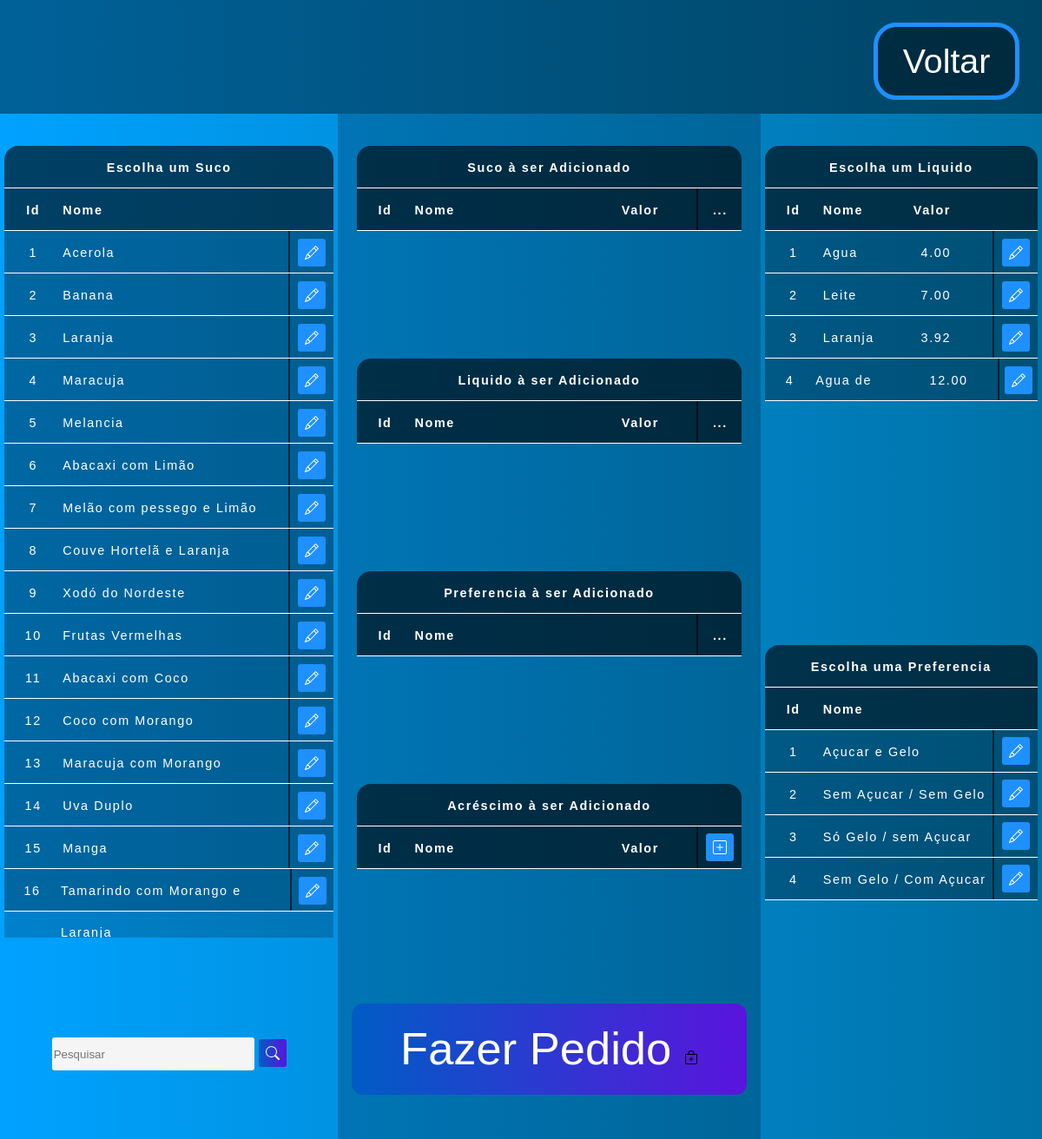
/Public/Pedir.php, run on the app's committed database.
### tables this page shows
CREATE TABLE `select_sucos` (
  `id` int(11) NOT NULL,
  `nome` varchar(100) NOT NULL,
  `fruta_1` varchar(45) NOT NULL,
  `peso_1` varchar(45) NOT NULL,
  `fruta_2` varchar(45) NOT NULL,
  `peso_2` varchar(45) NOT NULL,
  `fruta_3` varchar(45) NOT NULL,
  `peso_3` varchar(45) NOT NULL,
  `fruta_4` varchar(45) NOT NULL,
  `peso_4` varchar(45) NOT NULL,
  `fruta_5` varchar(45) NOT NULL,
  `peso_5` varchar(45) NOT NULL,
  `liquido_id_fk` varchar(45) NOT NULL,
  `liquido_peso` varchar(45) NOT NULL,
  PRIMARY KEY (`id`)
);

CREATE TABLE `select_liquidos` (
  `id` int(11) NOT NULL,
  `id_fk` varchar(45) NOT NULL,
  PRIMARY KEY (`id`)
);

CREATE TABLE `select_frutas` (
  `id` int(11) NOT NULL,
  `nome` varchar(45) NOT NULL,
  `valor` varchar(45) NOT NULL,
  `estoque` decimal(6,3) NOT NULL,
  PRIMARY KEY (`id`)
);

CREATE TABLE `select_preferencias` (
  `id` int(11) NOT NULL,
  `nome` varchar(45) NOT NULL,
  PRIMARY KEY (`id`)
);

### Public/Templates/Table_Select_Sucos.php (the view, shortened to what this page needs)
<?php
    include_once('../config.php');
    if(!empty($_GET['search']))
    {
        $data = $_GET['search'];
        $sql = "SELECT * FROM select_sucos WHERE id LIKE '%$data%' or nome LIKE '%$data%' ORDER BY id ";
    }
    else
    {
        $sql = "SELECT * FROM select_sucos";
    }
    $result = $conexao->query($sql);
    $table_Select = 'select_sucos';
    $table_Insert = 'pre_suco';
?>
<div class="col_100vh">
<div class="container_col">
    <div class="col_2rem"></div>
    <table id="table_select_sucos">
        <thead>
            <tr>
                <th class="title_table" >Escolha um Suco</th>
            </tr>
            <tr>
                <th class="id"      >Id</th>
                <th class="nome"    >Nome</th>
                <th class="preenche_tam"    ></th>
            </tr>
        </thead>
        <tbody>
            <?php
                while($user_data = mysqli_fetch_assoc($result)) {
                    echo    "<tr>";
                    echo    "<td class='id'>".$user_data['id']."</td>";
                    echo    "<td class='nome'>".$user_data['nome']."</td>";
                    echo    "<td class='preenche'></td>";
                    echo    "<td class='botao'>
                                <a href='tools/Tools_Add_Suco.php?table_Select=$table_Select&id_Select=$user_data[id]&table_Insert=$table_Insert' title='Marcar' id='btn-primary'>
                                    <svg xmlns='http://www.w3.org/2000/svg' width='16' height='16' fill='currentColor' class='bi bi-pencil' viewBox='0 0 16 16'>
                                        <path d='M12.146.146a.5.5 0 0 1 .708 0l3 3a.5.5 0 0 1 0 .708l-10 10a.5.5 0 0 1-.168.11l-5 2a.5.5 0 0 1-.65-.65l2-5a.5.5 0 0 1 .11-.168l10-10zM11.207 2.5 13.5 4.793 14.793 3.5 12.5 1.207 11.207 2.5zm1.586 3L10.5 3.207 4 9.707V10h.5a.5.5 0 0 1 .5.5v.5h.5a.5.5 0 0 1 .5.5v.5h.293l6.5-6.5zm-9.761 5.175-.106.106-1.528 3.821 3.821-1.528.106-.106A.5.5 0 0 1 5 12.5V12h-.5a.5.5 0 0 1-.5-.5V11h-.5a.5.5 0 0 1-.468-.325z'/>
                                    </svg>
                                </a>
                            </td>";
                    echo    "</tr>";
                }
            ?>
        </tbody>
    </table>
    <div class="spc"></div>
    <div class="box-search">
        <input type="search" class="form-control w-25" placeholder="Pesquisar" id="pesquisar">
            <a onclick="searchData()" id="btn-pesquisar" >
            </a>
    </div>
    </div>
</div>

### Public/Templates/Tela.php (shortened to what this page needs)
<!DOCTYPE html>
<html lang="en">
<head>
    <link rel="stylesheet" href="Static_1/css/Tela.css"/>
    <link rel="stylesheet" href="Static_1/css/Table.css"/>
    <link rel="stylesheet" href="Static_1/css/Container.css" />
</body>
</html>

### Public/Pedir.php (shortened to what this page needs)
<?php include 'Templates/Tela.php' ?>
<div class="container_row">
<div class="aba">
        <a href="Pagar.php"  class="bt_voltar" id="bt_voltar">Voltar</a>
    </div>
    <div class="row_1">
        <div class="container_col">
            <?php include 'Templates/Table_Select_Sucos.php' ?>
        </div>
    </div>
        <div class="row_2">
            <div class="container_col">
            <div class="col_2rem"></div>
                    <div class="col_10rem"><?php include 'Templates/Table_Pre_Suco.php' ?></div>
                    <div class="spc_col"></div>
                    <div class="col_10rem"><?php include 'Templates/Table_Pre_Liquido.php' ?></div>
                    <div class="spc_col"></div>
                    <div class="col_10rem"><?php include 'Templates/Table_Pre_Preferencia.php' ?></div>
                    <div class="spc_col"></div>
                    <div class="col_10rem"><?php include 'Templates/Table_Pre_Acrescimo.php' ?></div>
                    <div class="spc_col"></div>
                    <div class="col_2rem">
                        <a href='Tools/Tools_Add_pagar.php' title='Adicionar' id='bt_fazer_pedido'>Fazer Pedido
                        </a>
                    </div>
                    <div class="col_4rem"></div>
            </div>
        </div>
        <div class="row_3">
            <div class="container_col">
                <div class="col_2rem"></div>
                <div class="col_20rem"><?php include 'Templates/Table_Select_Liquidos.php' ?></div>
                <div class="spc_col"></div>
                <div class="col_20rem"><?php include 'Templates/Table_Select_Preferencias.php' ?></div>
                <div class="spc_col"></div>
            </div>
        </div>
</div>

### Public/Templates/Table_Pre_Suco.php (shortened to what this page needs)
<table class="table" id="table_view_suco">
    <thead>
        <tr>
            <th class="title_table" >Suco à ser Adicionado</th>
        </tr>
        <tr>
            <th class="id">Id</th>
            <th class="nome">Nome</th>
            <th class="valor">Valor</th>
            <th class="preenche"   >   </th>
            <th class="botao"   >...</th>
        </tr>
    </thead>
</table>

### Public/Templates/Table_Pre_Liquido.php (shortened to what this page needs)
<table class="table" id="table_view_acrescimo">
    <thead>
        <tr>
            <th class="title_table" >Liquido à ser Adicionado</th>
        </tr>
        <tr>
            <th class="id">Id</th>
            <th class="nome">Nome</th>
            <th class="valor">Valor</th>
            <th class="preenche"></th>
            <th class="botao">...</th>
        </tr>
    </thead>
</table>

### Public/Templates/Table_Pre_Preferencia.php (shortened to what this page needs)
<table class="table" id="table_view_preferencia">
    <thead>
        <tr>
            <th class="title_table" >Preferencia à ser Adicionado</th>
        </tr>
        <tr>
            <th class="id">Id</th>
            <th class="nome">Nome</th>
            <th class="preenche"></th>
            <th class="botao">...</th>
        </tr>
    </thead>
</table>

### Public/Templates/Table_Pre_Acrescimo.php (shortened to what this page needs)
<table class="table" id="table_view_acrescimo">
    <thead>
        <tr>
            <th class="title_table" >Acréscimo à ser Adicionado</th>
        </tr>
        <tr>
            <th class="id">Id</th>
            <th class="nome">Nome</th>
            <th class="valor">Valor</th>
            <th class="preenche"></th>
            <th class="botao">
                <a href='Pedir_Select_Acrescimos.php' title='Adicionar' id='btn-primary'>
                </a>
            </th>
        </tr>
    </thead>
</table>

### Public/Templates/Table_Select_Liquidos.php
<?php
    include_once('../config.php');
    $sql = "SELECT * FROM Select_liquidos ";
    $result = $conexao->query($sql);
    $table_Select = 'Select_liquidos';
    $table_Insert = 'pre_liquido';
?>
<table class="table" id="table_select_liquidos">
    <thead>
        <tr>
            <th class="title_table" >Escolha um Liquido</th>
        </tr>
        <tr>
            <th class="id"          >Id     </th>
            <th class="nome"        >Nome   </th>
            <th class="valor"       >Valor   </th>
            <th class="preenche_tam" ></th>
        </tr>
    </thead>
    <tbody>
        <?php
            while($user_data = mysqli_fetch_assoc($result)) {
                    echo "<tr>";
                    echo "<td class='id'>".$user_data['id']."</td>";
                    $id_fk = $user_data['id_fk'];
                    include_once('../config.php');
                    $sql_Select_2 = "SELECT * FROM Select_frutas WHERE id='$id_fk' " ;
                    $result_Select_2 = $conexao->query($sql_Select_2);
                    if($result_Select_2->num_rows > 0)
                        {
                            while($user_data_2 = mysqli_fetch_assoc($result_Select_2))
                            {
                                $fruta_nome = $user_data_2['nome'];
                                $fruta_valor = $user_data_2['valor'];
                            }
                        }
                    echo "<td class='nome'>".$fruta_nome."</td>";
                    echo "<td class='valor'>".$fruta_valor."</td>";
                    echo    "<td class='preenche'></td>";
                    echo "<td class='botao'>
                    <a href='tools/Tools_Add_Liquido.php?table_Select=$table_Select&id_Select=$user_data[id]&table_Insert=$table_Insert' title='Marcar' id='btn-primary'>
                        <svg xmlns='http://www.w3.org/2000/svg' width='16' height='16' fill='currentColor' class='bi bi-pencil' viewBox='0 0 16 16'>
                            <path d='M12.146.146a.5.5 0 0 1 .708 0l3 3a.5.5 0 0 1 0 .708l-10 10a.5.5 0 0 1-.168.11l-5 2a.5.5 0 0 1-.65-.65l2-5a.5.5 0 0 1 .11-.168l10-10zM11.207 2.5 13.5 4.793 14.793 3.5 12.5 1.207 11.207 2.5zm1.586 3L10.5 3.207 4 9.707V10h.5a.5.5 0 0 1 .5.5v.5h.5a.5.5 0 0 1 .5.5v.5h.293l6.5-6.5zm-9.761 5.175-.106.106-1.528 3.821 3.821-1.528.106-.106A.5.5 0 0 1 5 12.5V12h-.5a.5.5 0 0 1-.5-.5V11h-.5a.5.5 0 0 1-.468-.325z'/>
                        </svg>
                        </a>
                        </td>";
                    echo "</tr>";
            }
            ?>
    </tbody>
</table>

### Public/Templates/Table_Select_Preferencias.php
<?php
    include_once('../config.php');
    $sql = "SELECT * FROM Select_preferencias ";
    $result = $conexao->query($sql);
    $table_Select = 'Select_preferencias';
    $table_Insert = 'pre_preferencia';
?>
<table class="table" id="table_select_preferencias">
    <thead>
        <tr>
            <th class="title_table" >Escolha uma Preferencia</th>
        </tr>
        <tr>
            <th class="id"      >Id         </th>
            <th class="nome"   >Nome      </th>
            <th class="preenche_tam"   >   </th>
        </tr>
    </thead>
    <tbody>
        <?php
            while($user_data = mysqli_fetch_assoc($result)) {
                    echo "<tr>";
                    echo "<td class='id'>".$user_data['id']."</td>";
                    echo "<td class='nome'>".$user_data['nome']."</td>";
                    echo    "<td class='preenche'></td>";
                    echo "<td class='botao'>
                    <a href='tools/Tools_Add_Preferencia.php?table_Select=$table_Select&id_Select=$user_data[id]&table_Insert=$table_Insert' title='Marcar' id='btn-primary'>
                        <svg xmlns='http://www.w3.org/2000/svg' width='16' height='16' fill='currentColor' class='bi bi-pencil' viewBox='0 0 16 16'>
                            <path d='M12.146.146a.5.5 0 0 1 .708 0l3 3a.5.5 0 0 1 0 .708l-10 10a.5.5 0 0 1-.168.11l-5 2a.5.5 0 0 1-.65-.65l2-5a.5.5 0 0 1 .11-.168l10-10zM11.207 2.5 13.5 4.793 14.793 3.5 12.5 1.207 11.207 2.5zm1.586 3L10.5 3.207 4 9.707V10h.5a.5.5 0 0 1 .5.5v.5h.5a.5.5 0 0 1 .5.5v.5h.293l6.5-6.5zm-9.761 5.175-.106.106-1.528 3.821 3.821-1.528.106-.106A.5.5 0 0 1 5 12.5V12h-.5a.5.5 0 0 1-.5-.5V11h-.5a.5.5 0 0 1-.468-.325z'/>
                        </svg>
                        </a>
                        </td>";
                    echo "</tr>";
            }
            ?>
    </tbody>
</table>

### Public/Static_1/css/Tela.css (style rules this page uses)
html { width: 100vw; height: 100vh; }
a { text-decoration: none; }
#btn-primary, #btn-danger, #btn-pesquisar { display:inline-block; color:white; background-color: dodgerblue; cursor: pointer; width: 2rem; height: 2rem; line-height: 2.4rem; border-radius: 0.2rem; text-align: center; position: relative; top: 0.15em; }
#btn-pesquisar { background-image: linear-gradient(to right,rgb(0, 92, 197), rgb(90, 20, 220)); }
.aba { background-color: rgba(0, 0, 0, 0.4); position: absolute; top: 0rem; left: 0rem; width: 100vw; height: 10vh; text-align: center; color: white; }
#bt_entrar, #bt_logar, #bt_pedir, #bt_voltar { background-color: rgba(0, 0, 0, 0.4); border: 0.4vh solid dodgerblue; border-radius: 2vh; display: block; width: 12vh; height: 6vh; line-height: 6vh; text-align: center; font-size: 3vh; color: white; text-decoration: none; }
.bt_voltar { position: absolute; top:2vh; right:2vh; }
#bt_fazer_pedido { background-image: linear-gradient(to right,rgb(0, 92, 197), rgb(90, 20, 220)); display: block; width: 100%; height: 8vh; line-height: 8vh; border: none; color: white; font-size: 4vh; cursor: pointer; border-radius: 1vh; text-align: center; text-decoration: none; position: relative; top:1vh; }
.box-search { width: 100%; text-align: center; }
.form-control { background-color: whitesmoke; border-radius: 0.2rem; border: none; width: 60%; height: 2.4rem; }

### Public/Static_1/css/Table.css (style rules this page uses)
.title_table { width: 100%; }
table { border-radius: 1rem 1rem 0 0; padding: 0.2rem; letter-spacing: 0.1rem; font-size: 0.9rem; color:white; text-align: center; width: 100%; }
thead { background: rgba(0, 0, 0, 0.6); display: inline-block; width: 100%; border-radius: 1rem 1rem 0 0; }
tbody { display: inline-block; width: 100%; overflow:auto; max-height: 68vh; }
tr { display: flex; flex-flow: row; width: 100%; height: 3rem; line-height:3rem; font-family: Arial, Helvetica, sans-serif; border-bottom:0.12rem solid white; float:left; }
tbody tr { background: rgba(0, 0, 0, 0.3); }
tr .id { flex-grow: 0; flex-basis: 4rem; }
tr .nome { text-align: left; flex-grow: 1; flex-basis: auto; }
tr .valor { flex-grow: 0; flex-basis: 8rem; }
tr .preenche { background: rgba(0, 0, 0, 0.6); }
tr .preenche_tam { flex-grow: 0; flex-basis: 3.4rem; }
tr .botao { flex-grow: 0; flex-basis: 3rem; }
#table_select_sucos tbody tr { background: rgba(0, 0, 0, 0.2); }
#table_select_sucos tbody, #table_select_liquidos tbody, #table_select_preferencias tbody, #table_select_acrescimos tbody { max-height: 62vh; }
#table_select_sucos tbody { height: 62vh; background: rgba(0, 0, 0, 0.2); }

### Public/Static_1/css/Container.css (style rules this page uses)
.container_row { display: flex; flex-flow: row; width: 100%; height: 90vh; float:left; padding: 0; margin-top: 10vh; }
.container_row .spc { flex-grow: 1; flex-basis: auto; }
.container_row .row_1 { flex-grow: 0; flex-basis: 30rem; }
.container_row .row_2 { background: rgba(0, 0, 0, 0.2); padding: 0rem 1rem 0rem 1rem; flex-grow: 0; flex-basis: 35rem; }
.container_row .row_3 { flex-grow: 0; flex-basis: 25rem; }
.container_col { display: flex; flex-flow: column; width: 100%; height: 100%; float:left; }
.container_col .spc_col { flex-grow: 1; flex-basis: auto; }
.container_col .col_2rem { flex-grow: 0; flex-basis: 2rem; }
.container_col .col_4rem { flex-grow: 0; flex-basis: 4rem; }
.container_col .col_10rem { flex-grow: 0; flex-basis: 10rem; }
.container_col .col_20rem { flex-grow: 0; flex-basis: 20vh; }
.container_col .col_100vh { flex-grow: 0; flex-basis: 84vh; }

### data on the page
select_sucos: id "1", nome "Acerola"
select_sucos: id "2", nome "Banana"
select_sucos: id "3", nome "Laranja"
select_sucos: id "4", nome "Maracuja"
select_sucos: id "5", nome "Melancia"
select_sucos: id "6", nome "Abacaxi com Limão"
select_sucos: id "7", nome "Melão com pessego e Limão"
select_sucos: id "8", nome "Couve Hortelã e Laranja"
select_sucos: id "9", nome "Xodó do Nordeste"
select_sucos: id "10", nome "Frutas Vermelhas"
select_sucos: id "11", nome "Abacaxi com Coco"
select_sucos: id "12", nome "Coco com Morango"
select_sucos: id "13", nome "Maracuja com Morango"
select_sucos: id "14", nome "Uva Duplo"
select_sucos: id "15", nome "Manga"
select_sucos: id "16", nome "Tamarindo com Morango e Laranja"
select_liquidos: id "1", select_frutas.nome "Agua", select_frutas.valor "4.00"
select_liquidos: id "2", select_frutas.nome "Leite", select_frutas.valor "7.00"
select_liquidos: id "3", select_frutas.nome "Laranja", select_frutas.valor "3.92"
select_liquidos: id "4", select_frutas.nome "Agua de…", select_frutas.valor "12.00"
select_preferencias: id "1", nome "Açucar e Gelo"
select_preferencias: id "2", nome "Sem Açucar / Sem Gelo"
select_preferencias: id "3", nome "Só Gelo / sem Açucar"
select_preferencias: id "4", nome "Sem Gelo / Com Açucar"
